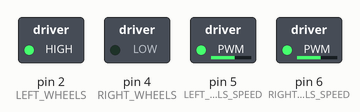
This sketch was run on a simulated Arduino Uno, built with avr-gcc and run on an emulated ATmega328P. Shown: switched loads named in the sketch (green lamp = pin HIGH).

Above: at 0.1 s.
At 2.1 s:
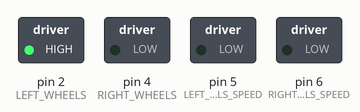
At 2.6 s:
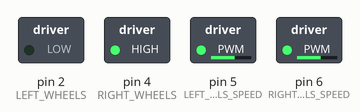
At 4.6 s:
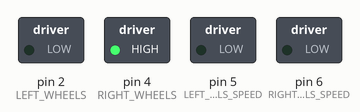
Timing chart, 0 to 6.1 s (numbered marks = the images above):
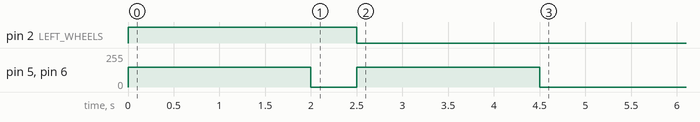

The sketch:

03_wheel_control_function.ino
```cpp
// Page 9: Wheel Control with Function (Arduino Uno)
int LEFT_WHEELS = 2;
int LEFT_WHEELS_SPEED = 5;
int RIGHT_WHEELS = 4;
int RIGHT_WHEELS_SPEED = 6;

void car_forward(int left_speed, int right_speed) {
    digitalWrite(LEFT_WHEELS, HIGH);
    analogWrite(LEFT_WHEELS_SPEED, left_speed);
    digitalWrite(RIGHT_WHEELS, LOW);
    analogWrite(RIGHT_WHEELS_SPEED, right_speed);
}

void car_backward(int left_speed, int right_speed) {
    digitalWrite(LEFT_WHEELS, LOW);
    analogWrite(LEFT_WHEELS_SPEED, left_speed);
    digitalWrite(RIGHT_WHEELS, HIGH);
    analogWrite(RIGHT_WHEELS_SPEED, right_speed);
}

void car_stop() {
    analogWrite(LEFT_WHEELS_SPEED, 0);
    analogWrite(RIGHT_WHEELS_SPEED, 0);
}

void setup() {
    pinMode(LEFT_WHEELS, OUTPUT);
    pinMode(LEFT_WHEELS_SPEED, OUTPUT);
    pinMode(RIGHT_WHEELS, OUTPUT);
    pinMode(RIGHT_WHEELS_SPEED, OUTPUT);

    // Test sequence:
    car_forward(150, 150);   // Move forward
    delay(2000);             // for 2 seconds

    car_stop();              // Pause briefly to protect motor gears
    delay(500);

    car_backward(150, 150);  // Move backward
    delay(2000);             // for 2 seconds

    car_stop();              // Stop
}

void loop() {
}
```
